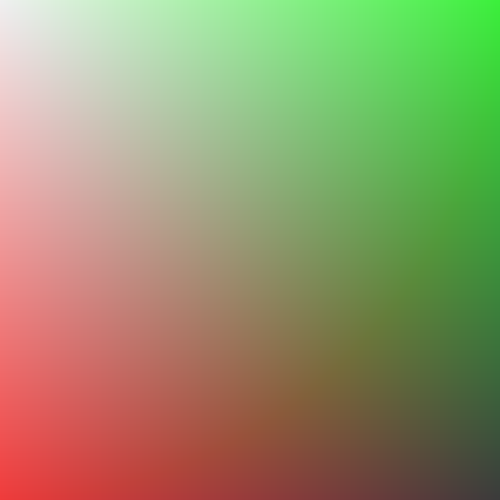
Frame 1 (no input)
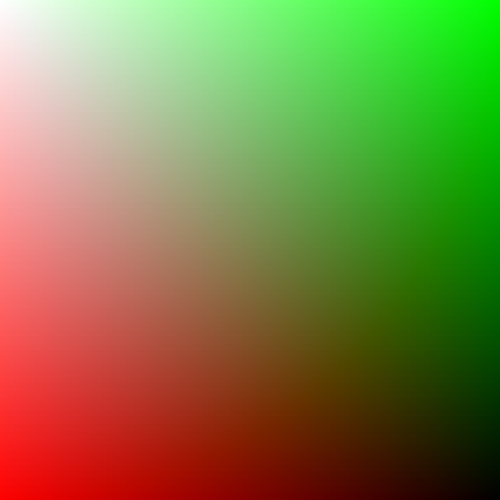
Frame 60 (the mouse pressed at the canvas centre just before this capture)
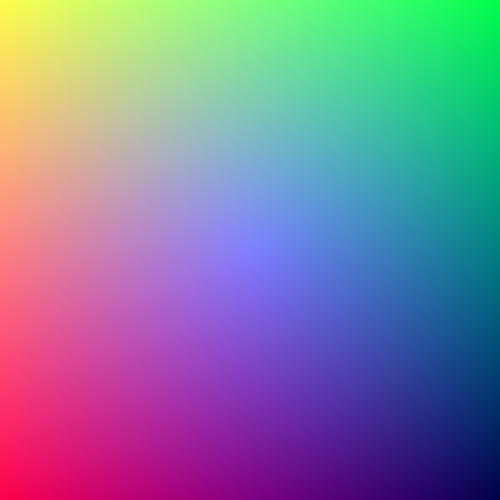
Frame 120 (the mouse held since frame 60 and released just before this capture)

The Processing sketch that drew these frames (run headless with seeded random() and noise(); from frame 60 on, the mouse is pressed at the canvas centre):

// Processing sketch: question2
// ── question2.pde
void setup() {
  size(500, 500);
}

void draw(){
  for (int i = 0; i < width; i++) {
    for (int j = 0; j < height; j++) {
      int r = int(map(i, 0, width, 255, 0));
      int g = int(map(j, 0, height, 255, 0));
      float d=dist(mouseX, mouseY, i, j);
      int b = int(map(d, 0, width, 255,0));
      stroke(r, g, b);
      point(i, j);
    }
  }
}
